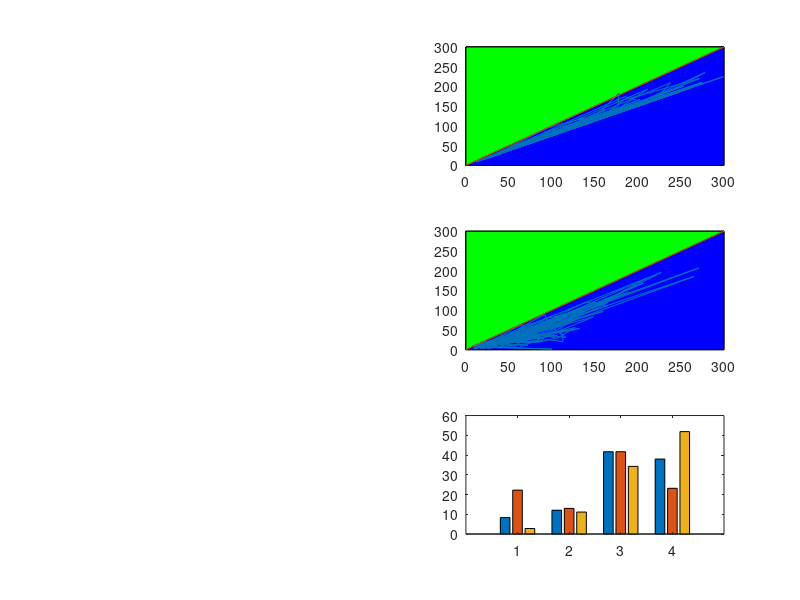

Source code (MATLAB): (Note: this script raises an error after producing the figure.)

clear
clc

load param_ThrePert_SA0SB0_25pc_OR.mat
load param_SameSA0SB0_OR.mat

unp=tri_types(nrr,:);
ind=tri_type_SA0ltSB0;
dir=tri_type_SB0ltSA0;

nr=length(tri_type_SB0ltSA0);

for ii=1:nr

    if tri_type_SA0ltSB0(ii)==1 
        M_state_SA0ltSB0(ii,1)=SNB_SA0ltSB0(ii,3)-SNB_SA0ltSB0(ii,4);
        H_state_SA0ltSB0(ii,1)=SNB_SA0ltSB0(ii,3)-SNB_SA0ltSB0(ii,2);
        Tri_Reg_SA0ltSB0(ii,1)=SNB_SA0ltSB0(ii,1)-SNB_SA0ltSB0(ii,4);
    elseif tri_type_SA0ltSB0(ii)==3
        M_state_SA0ltSB0(ii,1)=SNB_SA0ltSB0(ii,3)-SNB_SA0ltSB0(ii,4);
        H_state_SA0ltSB0(ii,1)=SNB_SA0ltSB0(ii,3)-SNB_SA0ltSB0(ii,2);
        Tri_Reg_SA0ltSB0(ii,1)=SNB_SA0ltSB0(ii,1)-SNB_SA0ltSB0(ii,2);
    elseif tri_type_SA0ltSB0(ii)==2 
        M_state_SA0ltSB0(ii,1)=SNB_SA0ltSB0(ii,1)-SNB_SA0ltSB0(ii,4);
        H_state_SA0ltSB0(ii,1)=SNB_SA0ltSB0(ii,3)-SNB_SA0ltSB0(ii,2);
        Tri_Reg_SA0ltSB0(ii,1)=SNB_SA0ltSB0(ii,3)-SNB_SA0ltSB0(ii,4);
    elseif tri_type_SA0ltSB0(ii)==4 
        M_state_SA0ltSB0(ii,1)=SNB_SA0ltSB0(ii,1)-SNB_SA0ltSB0(ii,4);
        H_state_SA0ltSB0(ii,1)=SNB_SA0ltSB0(ii,3)-SNB_SA0ltSB0(ii,2);
        Tri_Reg_SA0ltSB0(ii,1)=SNB_SA0ltSB0(ii,3)-SNB_SA0ltSB0(ii,2);
    end


    if tri_type_SB0ltSA0(ii)==1 
        M_state_SB0ltSA0(ii,1)=SNB_SB0ltSA0(ii,3)-SNB_SB0ltSA0(ii,4);
        H_state_SB0ltSA0(ii,1)=SNB_SB0ltSA0(ii,3)-SNB_SB0ltSA0(ii,2);
        Tri_Reg_SB0ltSA0(ii,1)=SNB_SB0ltSA0(ii,1)-SNB_SB0ltSA0(ii,4);
    elseif tri_type_SB0ltSA0(ii)==3
        M_state_SB0ltSA0(ii,1)=SNB_SB0ltSA0(ii,3)-SNB_SB0ltSA0(ii,4);
        H_state_SB0ltSA0(ii,1)=SNB_SB0ltSA0(ii,3)-SNB_SB0ltSA0(ii,2);
        Tri_Reg_SB0ltSA0(ii,1)=SNB_SB0ltSA0(ii,1)-SNB_SB0ltSA0(ii,2);
    elseif tri_type_SB0ltSA0(ii)==2
        M_state_SB0ltSA0(ii,1)=SNB_SB0ltSA0(ii,1)-SNB_SB0ltSA0(ii,4);
        H_state_SB0ltSA0(ii,1)=SNB_SB0ltSA0(ii,3)-SNB_SB0ltSA0(ii,2);
        Tri_Reg_SB0ltSA0(ii,1)=SNB_SB0ltSA0(ii,3)-SNB_SB0ltSA0(ii,4);
    elseif tri_type_SB0ltSA0(ii)==4
        M_state_SB0ltSA0(ii,1)=SNB_SB0ltSA0(ii,1)-SNB_SB0ltSA0(ii,4);
        H_state_SB0ltSA0(ii,1)=SNB_SB0ltSA0(ii,3)-SNB_SB0ltSA0(ii,2);
        Tri_Reg_SB0ltSA0(ii,1)=SNB_SB0ltSA0(ii,3)-SNB_SB0ltSA0(ii,2);
    end

end

ind_types=[sum(ind==1),sum(ind==2),sum(ind==3),sum(ind==4)];
ind_pc=ind_types.*100./sum(ind_types);

dir_types=[sum(dir==1),sum(dir==2),sum(dir==3),sum(dir==4)];
dir_pc=dir_types.*100./sum(dir_types);

unp_types=[sum(unp==1),sum(unp==2),sum(unp==3),sum(unp==4)];
unp_pc=unp_types.*100./sum(unp_types);



%%%%%%%%%%%%%%%%%%%%%%%%%%%%%%%%%%%%%%%%%%%%%%%%%%%%%%%%%%%%%%%%%%%%%%%%%%%

% Define the vertices of the triangle
x1 = [0, 300, 300];
y1 = [0, 0, 300];

% Plot the vertices
figure(4)
subplot(3,2,2)
plot(x1, y1, 'k-'); % Plot the lines connecting the vertices

% Fill the area of the triangle
% figure(4)
% subplot(3,3,1)
fill(x1, y1, 'b'); % Fill the triangle with blue color
hold on

% Define the vertices of the triangle
x2 = [0, 0, 300];
y2 = [0, 300, 300];

% Plot the vertices
% figure(4)
% subplot(3,3,1)
plot(x2, y2, 'k-'); % Plot the lines connecting the vertices

% Fill the area of the triangle
% figure(4)
% subplot(3,3,1)
fill(x2, y2, 'g'); % Fill the triangle with blue color
hold on

% figure(4)
% subplot(3,3,1)
plot(SNB_SA0ltSB0(:,1), SNB_SB0ltSA0(:,1))
hold on
plot([0,300],[0,300])

sn1_dir_gt_ind = find(SNB_SB0ltSA0(:,1)>SNB_SA0ltSB0(:,1));
sn1_dir_lt_ind = find(SNB_SB0ltSA0(:,1)<SNB_SA0ltSB0(:,1));
sn1_dir_eq_ind = find(SNB_SB0ltSA0(:,1)==SNB_SA0ltSB0(:,1));
tot_sn1 = length(sn1_dir_gt_ind)+length(sn1_dir_lt_ind)+length(sn1_dir_eq_ind);

sn1_cont=([length(sn1_dir_gt_ind),length(sn1_dir_lt_ind),length(sn1_dir_eq_ind)].*100./tot_sn1)

% Define the vertices of the triangle
x1 = [0, 300, 300];
y1 = [0, 0, 300];

% Plot the vertices
figure(4)
subplot(3,2,4)
plot(x1, y1, 'k-'); % Plot the lines connecting the vertices

% Fill the area of the triangle
% figure(4)
% subplot(2,2,2)
fill(x1, y1, 'b'); % Fill the triangle with blue color
hold on

% Define the vertices of the triangle
x2 = [0, 0, 300];
y2 = [0, 300, 300];

% Plot the vertices
% figure(4)
% subplot(2,2,2)
plot(x2, y2, 'k-'); % Plot the lines connecting the vertices

% Fill the area of the triangle
% figure(4)
% subplot(2,2,2)
fill(x2, y2, 'g'); % Fill the triangle with blue color
hold on

% subplot(2,2,2)
plot(M_state_SA0ltSB0,M_state_SB0ltSA0)
hold on
plot([0,300],[0,300])

m_dir_gt_ind = find(M_state_SB0ltSA0(:,1)>M_state_SA0ltSB0(:,1));
m_dir_lt_ind = find(M_state_SB0ltSA0(:,1)<M_state_SA0ltSB0(:,1));
m_dir_eq_ind = find(M_state_SB0ltSA0(:,1)==M_state_SA0ltSB0(:,1));
tot_m = length(m_dir_gt_ind)+length(m_dir_lt_ind)+length(m_dir_eq_ind);


mstate_cont=([length(m_dir_gt_ind),length(m_dir_lt_ind),length(m_dir_eq_ind)].*100./tot_m)

subplot(3,2,6)
bar([unp_pc;dir_pc;ind_pc]')
% set(gca, 'TickDir', 'out');

text(1:length(unp_pc),unp_pc,num2str(unp_pc'),'vert','bottom','horiz','center','Rotation',90); 

text(1:length(dir_pc),dir_pc,num2str(dir_pc'),'vert','bottom','horiz','center','Rotation',90); 

text(1:length(ind_pc),ind_pc,num2str(ind_pc'),'vert','bottom','horiz','center','Rotation',90); 

set(gca, 'XTickLabel',{'2U2D','1U2D','2U1D','1U1D'})
